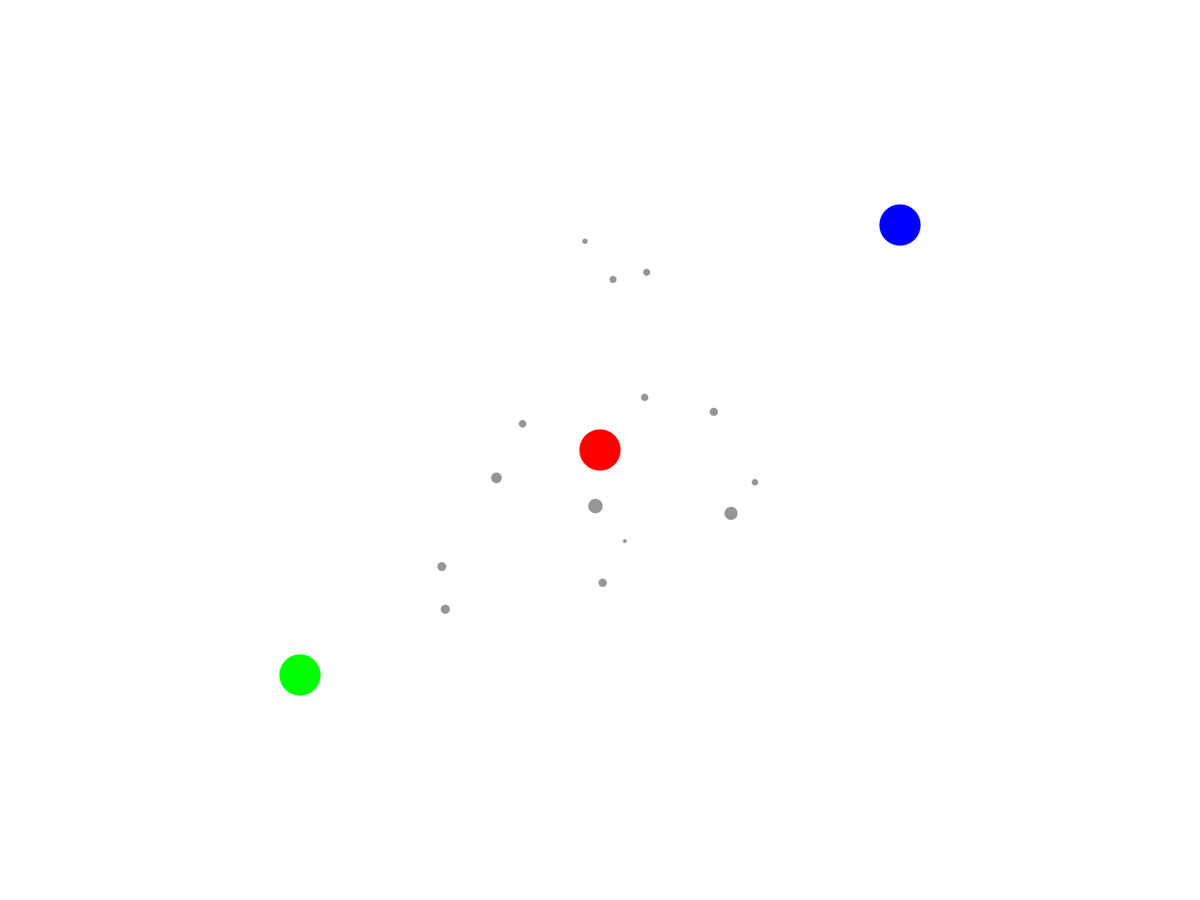
Frame 1 (no input)
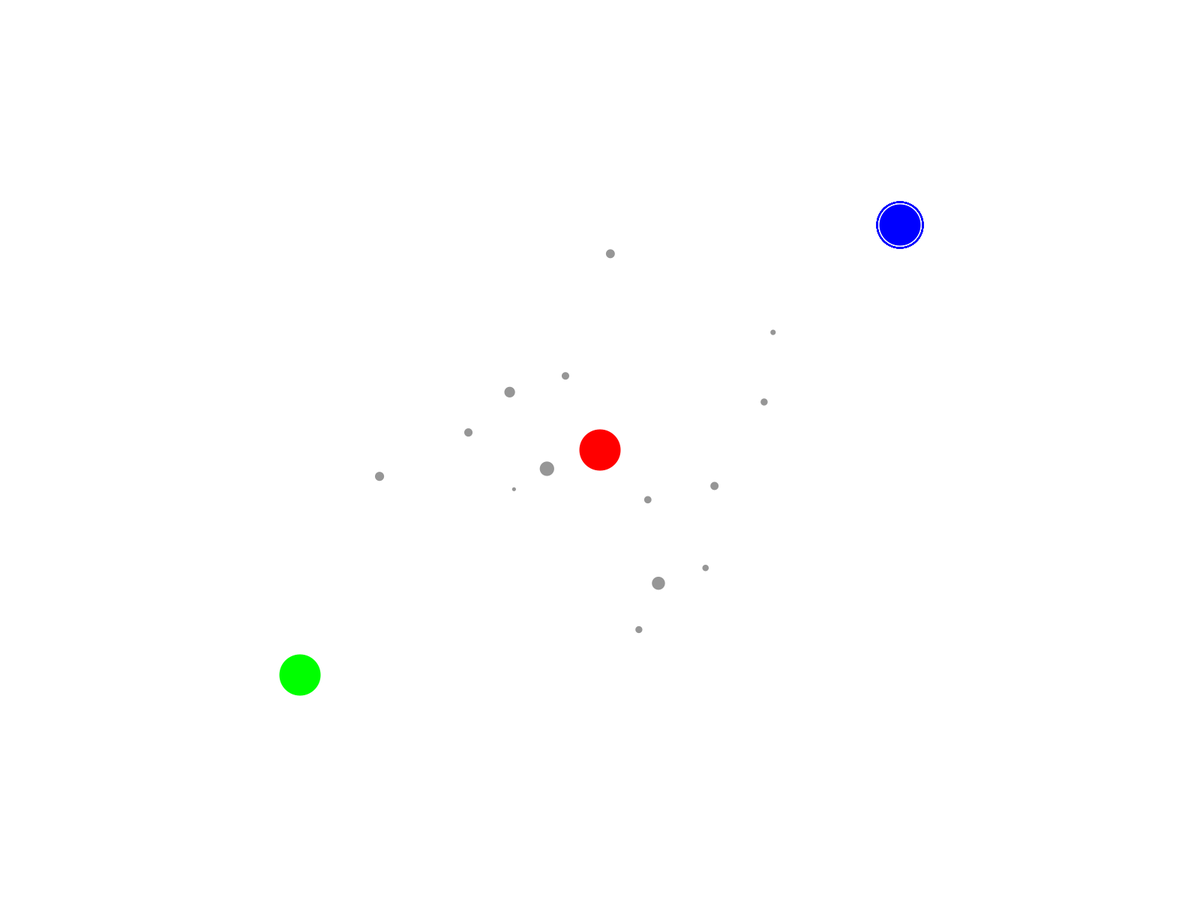
Frame 60 (the mouse pressed at the canvas centre just before this capture)
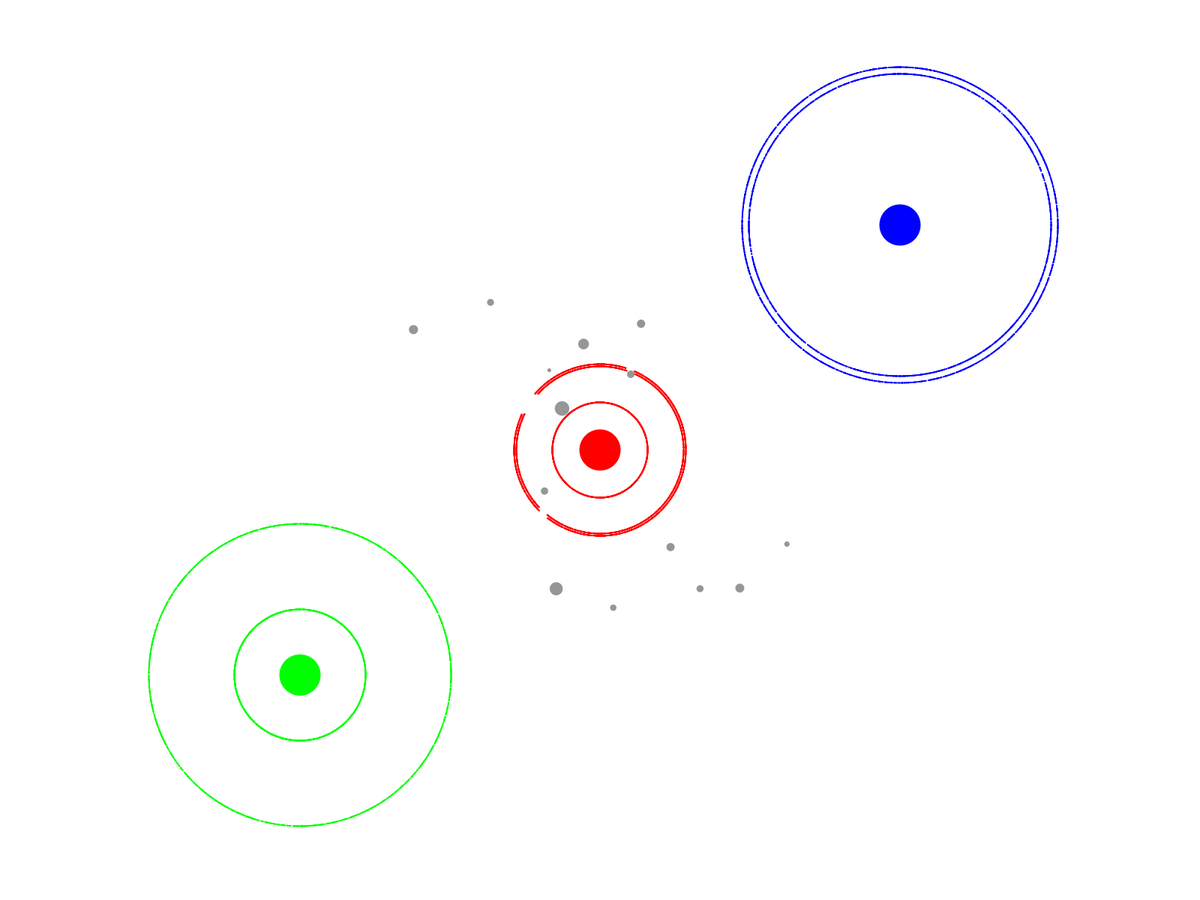
Frame 120 (the mouse held since frame 60 and released just before this capture)

The Processing sketch that drew these frames (run headless with seeded random() and noise(); from frame 60 on, the mouse is pressed at the canvas centre):

// Processing sketch: sketch_181119d
// ── sketch_181119d.pde
float rotate = 0; // incremental position of second minute / earth
float mRotate = 0;  // incremental position of millisecond clock / moon
float x, y; // float values for position of earth

float earthMoonX, earthMoonY; 
float marsMoonX, marsMoonY;
float jupiterMoonX,jupiterMoonY;

float startingEnergy = 55;

float numPlanets = random(10,15);

float lowerPlanetBound = 75;
float upperPlanetBound = 300;

///////////////////////////////////////////////////////////////////////////////////////////////////////
//---------------------------------------------------------------------------------------------------//
///////////////////////////////////////////////////////////////////////////////////////////////////////

class starSun{
  //Num of particles made per frame;
  float particlesMade = 4000;
 //Setting the amount of particles it can have
  float sunCurrentEnergy;
  //Constructor for the class
  float xPosi;
  float yPosi;
  color colOR;
  starSun(int index, float xPos,float yPos,color sunColor){
    //Setting the global to the current energy, and only changing the Current variable
     this.colOR = sunColor;
     this.sunCurrentEnergy = startingEnergy;
     this.xPosi = xPos;
     this.yPosi = yPos;
  }
  void update(){
  

    if(random(1000) < 10){
     for (int i = 0; i < particlesMade; i++) {
     emitterList.add(new emitter(xPosi, yPosi, this.sunCurrentEnergy/2,this.colOR));
   }
    }
    for (int i = 0; i < emitterList.size(); i++) {
      emitter tmp = emitterList.get(i);
      if ((pow(tmp.x - this.xPosi, 2) + pow(tmp.y - this.yPosi, 2) <= pow(this.sunCurrentEnergy/2, 2))) {
        emitterList.remove(i);

      } 
    }
   
    
  }
  void draw(){
    //color change
    //starting color is black
    fill(colOR);
    ellipse(xPosi,yPosi,this.sunCurrentEnergy,this.sunCurrentEnergy);
    
  }
}

float arctan(float x, float y) {
  if (x > 0 && y < 0) return atan(y/x);
  if (x > 0 && y > 0) return 2*PI - atan(-y/x);
  if (x < 0 && y < 0) return PI + atan(y/x);
  else return PI + atan(y/x);
}


///////////////////////////////////////////////////////////////////////////////////////////////////////
//---------------------------------------------------------------------------------------------------//
///////////////////////////////////////////////////////////////////////////////////////////////////////



ArrayList<planetAgent> planetList = new ArrayList();
class planetAgent{
  
  float radius;
  float planetSize;
  float planetSpeed;
  float x;
  float y;
  float moonX;
  float moonY;
  color colOR;
  int planNumber;
  
  
  planetAgent(int index, float lowerPlanetBound, float upperPlanetBound){
    this.planNumber = index;
    this.colOR = color(150);
    float angle = random(2*PI);
    float CX = cos(angle);
    float SX = sin(angle);
    this.radius = (upperPlanetBound - lowerPlanetBound)*index/numPlanets + lowerPlanetBound;
    this.planetSize = random(5,20);
    this.x = this.radius*CX;
    this.y = this.radius*SX;
    this.planetSpeed = random(0.01,0.05);

    
  }
  void update(){
    
    
    float angle = arctan(this.x, this.y);
    this.x = this.radius*cos(angle + planetSpeed);
    this.y = this.radius*sin(angle + planetSpeed);
    
   for (int i = 0; i < emitterList.size(); i++) {
      emitter tmp = emitterList.get(i);
      if ((pow(tmp.x - this.x - width/2, 2) + pow(tmp.y - this.y - height/2, 2) <= pow(this.planetSize/2, 2))) {
        emitterList.remove(i);
        this.planetSize += 0.00025;
      } 
    }
    

  }
  void draw(){
   fill(this.colOR);
   ellipse(this.x +width/2,this.y+height/2, this.planetSize,this.planetSize);
  }
}


///////////////////////////////////////////////////////////////////////////////////////////////////////
//---------------------------------------------------------------------------------------------------//
///////////////////////////////////////////////////////////////////////////////////////////////////////

//Casting an Arraylist as the class, calling emits to create new list
ArrayList<emitter> emitterList = new ArrayList();

class emitter {
    //declaring variables of the particle to be emitted
    float Vx,Vy,x,y,rad;
    color cOLOR;
    //Constructor for a new instance of a new particle
    emitter(float xCenter, float yCenter, float radius,color colOR) {
      this.cOLOR = colOR;
      float speedMag = 3;
      float angle = random(2*PI);
      float CX = cos(angle);
      float SX = sin(angle);
      x = radius*CX + xCenter;
      y = radius*SX + yCenter;
      Vx = speedMag*CX;
      Vy = speedMag*SX;
      rad = 2;
    }
    
    int search(float X, float Y, float Vx, float Vy) {
      for (int i = 0; i < emitterList.size(); i++) {
       emitter tmp = emitterList.get(i);
       if (tmp.x == X && tmp.y == Y && tmp.Vx == Vx && tmp.Vy == Vy) return i;
      }
      // This case should never get called, throw a sentinel value
      return -1;
    }
    
    //changing the position of the emitted particle, based on velocity
    void update() {
      x += Vx;
      y += Vy;
      fill(255, 175, 0);
      //checking if the particle is offscreen
      if (x < 0 || x > width || y < 0 || y > height) {
        //Find index of this instance (its index)
        //adjust the arrays if the particle is gone
        int index = this.search(this.x, this.y, this.Vx, this.Vy);
        // emitter.remove(index) to remove this element from the list (since it is out of view)
        emitterList.remove(index);
        } 
      } 
    
    // drawing the particle
    void draw() {
      noFill();     
      fill(this.cOLOR);
      ellipse(x,y,rad,rad);
      
   }
}


///////////////////////////////////////////////////////////////////////////////////////////////////////
//---------------------------------------------------------------------------------------------------//
///////////////////////////////////////////////////////////////////////////////////////////////////////
starSun sun1;
starSun sun2;
starSun sun3;
starSun sun4;
starSun sun5;

void setup() {
  noStroke();

  
  sun1 = new starSun(1, width/2,height/2,color(255,0,0));

  sun3 = new starSun(1, width/4,height/2+height/4,color(0,255,0));

  sun5 = new starSun(1, width/2+width/4,height/4,color(0,0,255));
  
  fullScreen();
  for (int i = 0; i < numPlanets; i++) planetList.add(new planetAgent(i, lowerPlanetBound, upperPlanetBound));

}

float aBelt;
float aX;
float aY;
void draw () {
  background(255); 

  for (int i = 0; i < emitterList.size(); i++){
           //drawing a particle and updating
           emitter tmp = emitterList.get(i);
           tmp.update();
           tmp.draw();
  }  
 
  for (int i = 0; i < planetList.size(); i++ ) {
    planetAgent tmp = planetList.get(i);
    tmp.update();
    tmp.draw();
  }

  sun1.update();
  sun1.draw();
  

  
  sun3.update();
  sun3.draw();
  
 
  
  sun5.update();
  sun5.draw();

  
}
